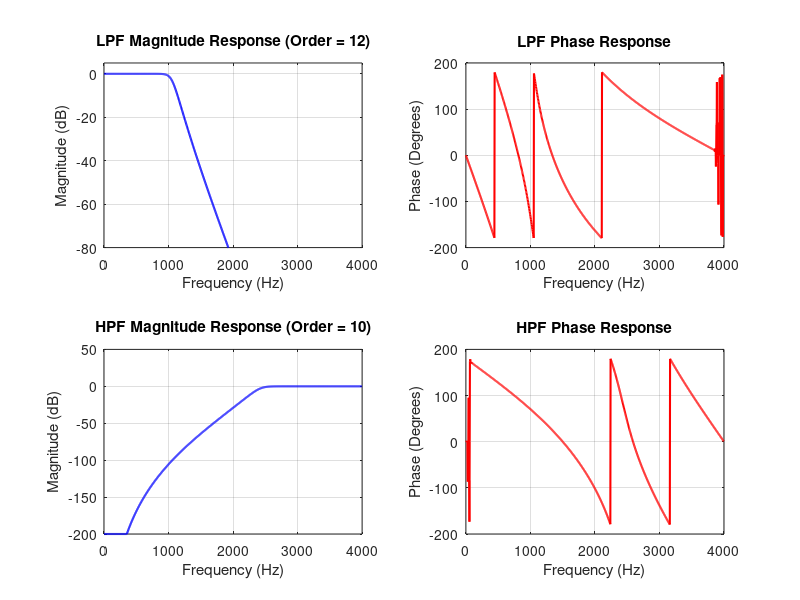

Write the MATLAB code that produced this figure.
clear;
clc;
close all;

% Design Parameters
Fs = 8000;       % Sampling frequency in Hz
Ap = 1;          % Passband ripple in dB
As = 40;         % Stopband attenuation in dB

% 1. LOW-PASS FILTER DESIGN
fp_lp = 1000;    % Passband frequency
fs_lp = 1500;    % Stopband frequency

wp_lp = fp_lp/(Fs/2);
ws_lp = fs_lp/(Fs/2);

[N_lp, Wn_lp] = buttord(wp_lp, ws_lp, Ap, As);
[b_lp, a_lp] = butter(N_lp, Wn_lp, 'low');

% 2. HIGH-PASS FILTER DESIGN
fp_hp = 2500;    % Passband frequency
fs_hp = 1800;    % Stopband frequency

wp_hp = fp_hp/(Fs/2);
ws_hp = fs_hp/(Fs/2);

[N_hp, Wn_hp] = buttord(wp_hp, ws_hp, Ap, As);
[b_hp, a_hp] = butter(N_hp, Wn_hp, 'high');

% DISPLAY NUMERICAL OUTPUTS
fprintf('=== BUTTERWORTH IIR FILTERS ===\n\n');

fprintf('--- LOW-PASS FILTER ---\n');
fprintf('Filter Order: %d\n', N_lp);
fprintf('Cutoff Frequency: %.2f Hz\n', Wn_lp*(Fs/2));

fprintf('Numerator Coefficients:\n');
disp(b_lp);

fprintf('Denominator Coefficients:\n');
disp(a_lp);

fprintf('--- HIGH-PASS FILTER ---\n');
fprintf('Filter Order: %d\n', N_hp);
fprintf('Cutoff Frequency: %.2f Hz\n', Wn_hp*(Fs/2));

fprintf('Numerator Coefficients:\n');
disp(b_hp);

fprintf('Denominator Coefficients:\n');
disp(a_hp);

% FREQUENCY RESPONSE
[H_lp, f] = freqz(b_lp, a_lp, 1024, Fs);
[H_hp, ~] = freqz(b_hp, a_hp, 1024, Fs);

% PLOTTING
figure('Name', 'Butterworth IIR Filters');

% LPF Magnitude Response
subplot(2,2,1);
plot(f, 20*log10(max(abs(H_lp),1e-10)), 'b', 'LineWidth', 1.5);
grid on;
title(['LPF Magnitude Response (Order = ', num2str(N_lp), ')']);
xlabel('Frequency (Hz)');
ylabel('Magnitude (dB)');
ylim([-80 5]);

% LPF Phase Response
subplot(2,2,2);
plot(f, angle(H_lp)*180/pi, 'r', 'LineWidth', 1.5);
grid on;
title('LPF Phase Response');
xlabel('Frequency (Hz)');
ylabel('Phase (Degrees)');

% HPF Magnitude Response
subplot(2,2,3);
plot(f, 20*log10(max(abs(H_hp),1e-10)), 'b', 'LineWidth', 1.5);
grid on;
title(['HPF Magnitude Response (Order = ', num2str(N_hp), ')']);
xlabel('Frequency (Hz)');
ylabel('Magnitude (dB)');

% HPF Phase Response
subplot(2,2,4);
plot(f, angle(H_hp)*180/pi, 'r', 'LineWidth', 1.5);
grid on;
title('HPF Phase Response');
xlabel('Frequency (Hz)');
ylabel('Phase (Degrees)');
